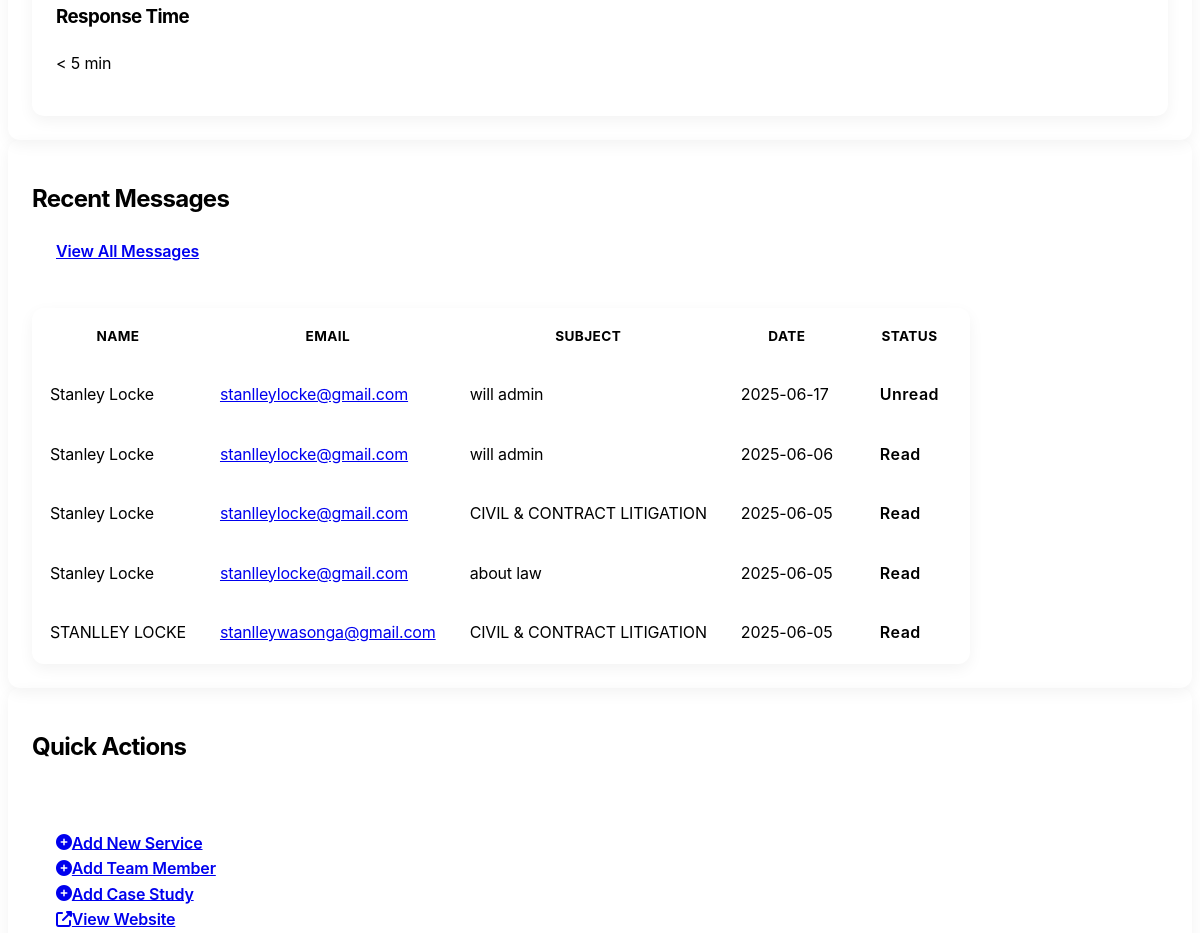
Page /admin/ (signed in, middle part) on the earlier database version.
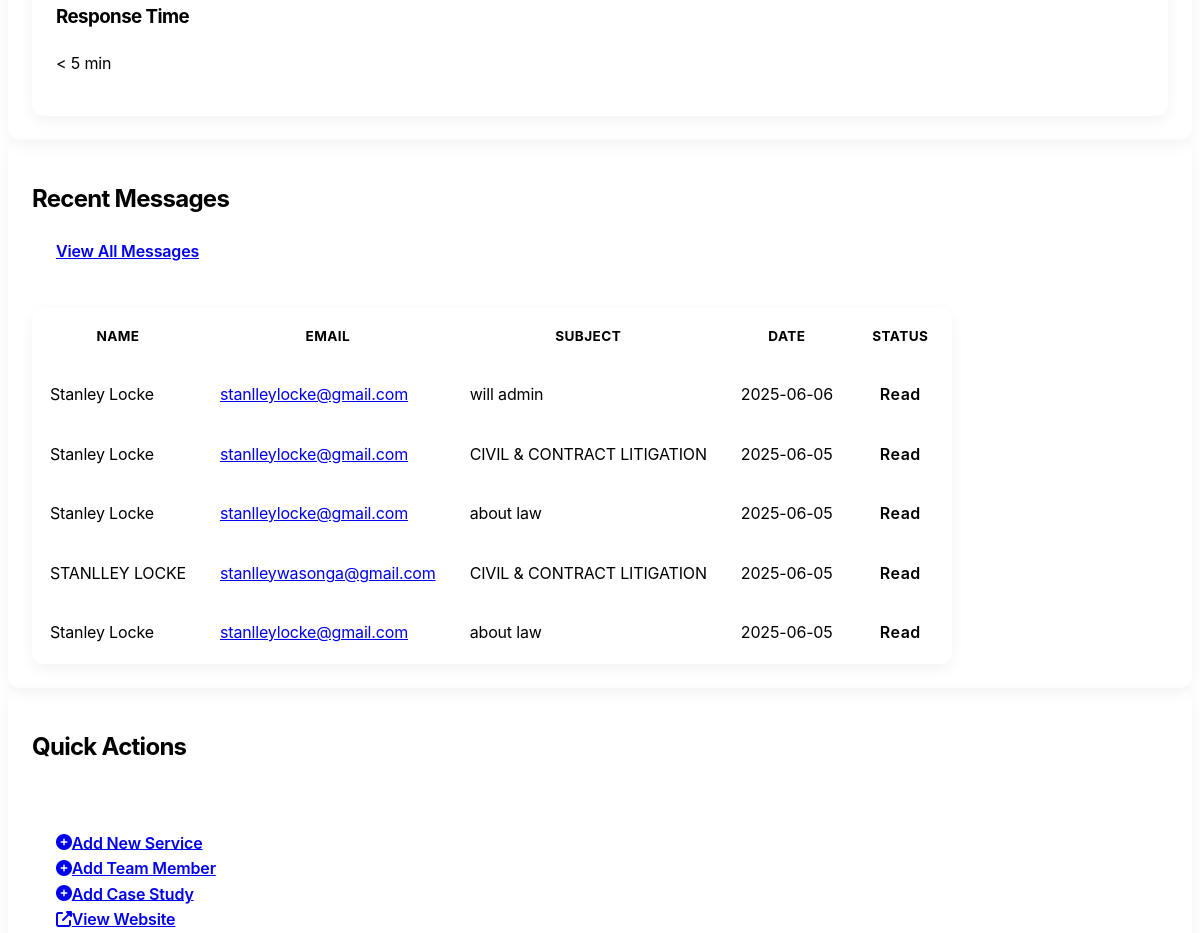
Same page on the later database version.
### models.py (models this page shows, shortened)
class ContactMessage(db.Model):
    id = db.Column(db.Integer, primary_key=True)
    name = db.Column(db.String(100), nullable=False)
    email = db.Column(db.String(120), nullable=False)
    phone = db.Column(db.String(30))
    subject = db.Column(db.String(200))
    message = db.Column(db.Text, nullable=False)
    service_id = db.Column(db.Integer, db.ForeignKey('service.id'), nullable=True)
    service = db.relationship('Service', backref=db.backref('contact_messages', lazy=True))
    is_read = db.Column(db.Boolean, default=False)
    created_at = db.Column(db.DateTime, default=datetime.utcnow)

### routes/admin_routes.py (the view)
    @login_required
    def decorated_function(*args, **kwargs):
        if not current_user.is_admin:
            flash('You need administrator privileges to access this page.', 'danger')
            return redirect(url_for('main.index'))
        return f(*args, **kwargs)

### routes/admin_routes.py (called while the page is built)
def admin_required(f):
    @login_required
    def decorated_function(*args, **kwargs):
        if not current_user.is_admin:
            flash('You need administrator privileges to access this page.', 'danger')
            return redirect(url_for('main.index'))
        return f(*args, **kwargs)
    decorated_function.__name__ = f.__name__
    return decorated_function

@admin_bp.route('/')
@admin_required
def dashboard():
    services_count = Service.query.count()
    team_members_count = TeamMember.query.count()
    case_studies_count = CaseStudy.query.count()
    unread_messages_count = ContactMessage.query.filter_by(is_read=False).count()
    recent_messages = ContactMessage.query.order_by(desc(ContactMessage.created_at)).limit(5).all()
    return render_template('admin/dashboard.html',
                          title='Admin Dashboard',
                          services_count=services_count,
                          team_members_count=team_members_count,
                          case_studies_count=case_studies_count,
                          unread_messages_count=unread_messages_count,
                          recent_messages=recent_messages)

### templates/admin/dashboard.html (shortened to what this page needs)
{% extends "layout.html" %}
{% block content %}
<div class="container-fluid py-4">
    <div class="row mb-4">
        <div class="col-md-12">
            <div class="card">
                <div class="card-body">
                    <div class="row">
                        <div class="col-md-4">
                            <div class="card border-0 bg-light mb-3">
                                <div class="card-body text-center">
                                    <h3 class="h5">Response Time</h3>
                                    <p class="h3 mb-0">< 5 min</p>
                                </div>
                            </div>
                        </div>
                    </div>
                </div>
            </div>
        </div>
    </div>
    <div class="row">
        <div class="col-md-12">
            <div class="card">
                <div class="card-header d-flex justify-content-between align-items-center">
                    <h2 class="h5 mb-0">Recent Messages</h2>
                    <a href="{{ url_for('admin.messages') }}" class="btn btn-sm btn-outline-primary">View All Messages</a>
                </div>
                <div class="card-body p-0">
                    <div class="table-responsive">
                        <table class="table table-hover admin-table mb-0">
                            <thead>
                                <tr>
                                    <th>Name</th>
                                    <th>Email</th>
                                    <th>Subject</th>
                                    <th>Date</th>
                                    <th>Status</th>
                                </tr>
                            </thead>
                            <tbody>
                                {% if recent_messages %}
                                    {% for message in recent_messages %}
                                    <tr {% if not message.is_read %}class="table-warning"{% endif %}>
                                        <td>{{ message.name }}</td>
                                        <td><a href="mailto:{{ message.email }}">{{ message.email }}</a></td>
                                        <td>{{ message.subject|truncate(30) }}</td>
                                        <td>{{ message.created_at.strftime('%Y-%m-%d') }}</td>
                                        <td>
                                            {% if message.is_read %}
                                            <span class="badge bg-success">Read</span>
                                            {% else %}
                                            <span class="badge bg-warning text-dark">Unread</span>
                                            {% endif %}
                                        </td>
                                    </tr>
                                    {% endfor %}
                                {% else %}
                                <tr>
                                    <td colspan="5" class="text-center">No recent messages</td>
                                </tr>
                                {% endif %}
                            </tbody>
                        </table>
                    </div>
                </div>
            </div>
        </div>
    </div>
    <div class="row mt-4">
        <div class="col-md-12">
            <div class="card">
                <div class="card-header">
                    <h2 class="h5 mb-0">Quick Actions</h2>
                </div>
                <div class="card-body">
                    <div class="row">
                        <div class="col-md-3 mb-3 mb-md-0">
                            <div class="d-grid">
                                <a href="{{ url_for('admin.new_service') }}" class="btn btn-outline-primary">
                                    <i class="fas fa-plus-circle me-2"></i>Add New Service
                                </a>
                            </div>
                        </div>
                        <div class="col-md-3 mb-3 mb-md-0">
                            <div class="d-grid">
                                <a href="{{ url_for('admin.new_team_member') }}" class="btn btn-outline-success">
                                    <i class="fas fa-plus-circle me-2"></i>Add Team Member
                                </a>
                            </div>
                        </div>
                        <div class="col-md-3 mb-3 mb-md-0">
                            <div class="d-grid">
                                <a href="{{ url_for('admin.new_case') }}" class="btn btn-outline-info">
                                    <i class="fas fa-plus-circle me-2"></i>Add Case Study
                                </a>
                            </div>
                        </div>
                        <div class="col-md-3">
                            <div class="d-grid">
                                <a href="{{ url_for('main.index') }}" target="_blank" class="btn btn-outline-secondary">
                                    <i class="fas fa-external-link-alt me-2"></i>View Website
                                </a>
                            </div>
                        </div>
                    </div>
                </div>
            </div>
        </div>
    </div>
</div>
{% endblock %}

### templates/layout.html (shortened to what this page needs)
<!DOCTYPE html>
<html lang="en" data-bs-theme="dark">
<head>
    <link rel="stylesheet" href="https://cdn.replit.com/agent/bootstrap-agent-dark-theme.min.css">
    <link rel="stylesheet" href="https://cdnjs.cloudflare.com/ajax/libs/font-awesome/6.4.0/css/all.min.css">
    <link rel="stylesheet" href="{{ url_for('static', filename='css/custom.css') }}">
</head>
<body>
    {% block content %}{% endblock %}
</body>
</html>

### static/css/custom.css (style rules this page uses)
body { font-family: 'Inter', 'Roboto', sans-serif; letter-spacing: -0.01em; line-height: 1.6; overflow-x: hidden; }
h1, h2, h3, h4, h5, h6 { font-weight: 700; letter-spacing: -0.03em; }
.btn { border-radius: 8px; padding: 0.6rem 1.5rem; font-weight: 600; transition: all 0.3s ease; }
.card { border: none; border-radius: 12px; box-shadow: 0 5px 15px rgba(0, 0, 0, 0.05); overflow: hidden; transition: all 0.3s ease-in-out; }
.card-header { border-bottom: none; padding: 1.25rem 1.5rem; }
.card-body { padding: 1.5rem; }
.admin-table { border-radius: 12px; overflow: hidden; box-shadow: 0 5px 15px rgba(0, 0, 0, 0.05); }
.admin-table th { border-top: none; font-weight: 700; text-transform: uppercase; font-size: 0.85rem; letter-spacing: 0.03em; padding: 1rem; background-color: rgba(var(--bs-dark-rgb), 0.03); }
.admin-table td { padding: 1rem; vertical-align: middle; }
.admin-table tbody tr { transition: all 0.2s ease; }
.badge { padding: 0.5em 0.8em; font-weight: 600; letter-spacing: 0.03em; border-radius: 6px; }

Differences in the rows shown:
removed ContactMessage: name "Stanley Locke", email "stanlleylocke@gmail.com", subject "will admin", created_at "2025-06-17", is_read "Unread"
now on this page (row unchanged): ContactMessage: name "Stanley Locke", email "stanlleylocke@gmail.com", subject "about law", created_at "2025-06-05", is_read "Read"
